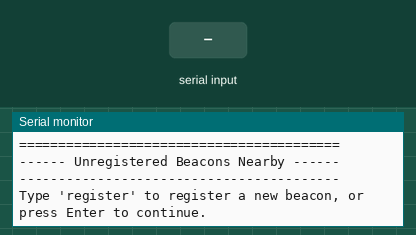
Simulated run of this sketch. Board: ESP32. On the bench: the last lines printed to the serial monitor. The inputs (shaded band) are chosen by the test bench. Nothing arrives over Bluetooth unless stated.

Above: at 8.8 s.
8.9 s: "register\n" received over Serial
At 9.5 s:
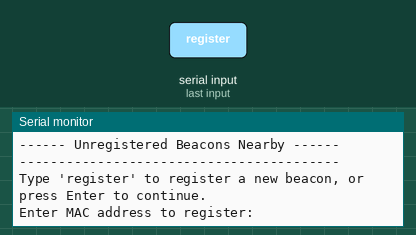
10.4 s: "1\n" received over Serial
At 11.8 s:
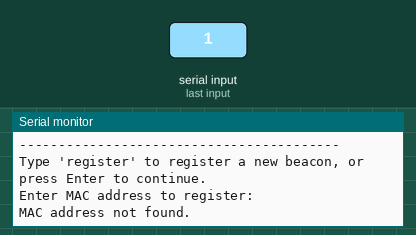

The sketch:

ESP32_Beacon_Tracker.ino
```cpp
#include <WiFi.h>
#include <BLEDevice.h>
#include <BLEScan.h>
#include <BLEAdvertisedDevice.h>

#define MAX_BEACONS 50

struct BeaconInfo {
  String macAddress;
  String carReg;
  int rssi;
  bool registered;
};

BeaconInfo beacons[MAX_BEACONS];
int beaconCount = 0;

unsigned long scanInterval = 5000; // Scan every 5 seconds
unsigned long lastScanTime = 0;

BLEScan* pBLEScan;

int findBeacon(String mac) {
  for (int i = 0; i < beaconCount; i++) {
    if (beacons[i].macAddress == mac) {
      return i;
    }
  }
  return -1;
}

class MyAdvertisedDeviceCallbacks : public BLEAdvertisedDeviceCallbacks {
  void onResult(BLEAdvertisedDevice advertisedDevice) {
    String mac = String(advertisedDevice.getAddress().toString().c_str());
    int index = findBeacon(mac);

    if (index != -1) {
      beacons[index].rssi = advertisedDevice.getRSSI();
    } else if (beaconCount < MAX_BEACONS) {
      beacons[beaconCount].macAddress = mac;
      beacons[beaconCount].rssi = advertisedDevice.getRSSI();
      beacons[beaconCount].registered = false;
      beacons[beaconCount].carReg = "";
      beaconCount++;
    }
  }
};

void displayRegisteredBeacons() {
  Serial.println("========== Registered Beacons ==========");
  bool found = false;

  for (int i = 0; i < beaconCount; i++) {
    if (beacons[i].registered) {
      Serial.print("Car Reg: ");
      Serial.print(beacons[i].carReg);
      Serial.print(" | MAC: ");
      Serial.print(beacons[i].macAddress);
      Serial.print(" | RSSI: ");
      Serial.print(beacons[i].rssi);
      Serial.println(" dBm");
      found = true;
    }
  }

  if (!found) {
    Serial.println("No registered beacons detected.");
  }
  Serial.println("=========================================");
}

void displayUnregisteredBeacons() {
  Serial.println("------ Unregistered Beacons Nearby ------");
  for (int i = 0; i < beaconCount; i++) {
    if (!beacons[i].registered) {
      Serial.println(beacons[i].macAddress);
    }
  }
  Serial.println("-----------------------------------------");
}

void registerBeacon() {
  Serial.println("Enter MAC address to register:");
  while (Serial.available() == 0) {}
  String macInput = Serial.readStringUntil('\n');
  macInput.trim();

  int index = findBeacon(macInput);
  if (index == -1) {
    Serial.println("MAC address not found.");
    return;
  }

  Serial.println("Enter Car Registration:");
  while (Serial.available() == 0) {}
  String carRegInput = Serial.readStringUntil('\n');
  carRegInput.trim();

  beacons[index].carReg = carRegInput;
  beacons[index].registered = true;
  Serial.println("Beacon registered successfully!");
}

void setup() {
  Serial.begin(115200);
  Serial.println("Starting BLE Beacon Tracker...");

  WiFi.mode(WIFI_STA);
  WiFi.disconnect();

  BLEDevice::init("");
  pBLEScan = BLEDevice::getScan();
  pBLEScan->setAdvertisedDeviceCallbacks(new MyAdvertisedDeviceCallbacks());
  pBLEScan->setActiveScan(true);
}

void loop() {
  if (millis() - lastScanTime > scanInterval) {
    Serial.println("Scanning...");
    pBLEScan->clearResults();
    pBLEScan->start(3, false);
    lastScanTime = millis();

    displayRegisteredBeacons();
    displayUnregisteredBeacons();

    Serial.println("Type 'register' to register a new beacon, or press Enter to continue.");
    unsigned long waitStart = millis();

    while (millis() - waitStart < 5000) {
      if (Serial.available() > 0) {
        String command = Serial.readStringUntil('\n');
        command.trim();

        if (command == "register") {
          registerBeacon();
        }
        break;
      }
    }
  }
}
```

Measured:
- after the input at 8.9 s, the serial monitor: prints a new line at once (image 1)
- after the input at 10.4 s, the serial monitor: prints a new line at once (image 2)
